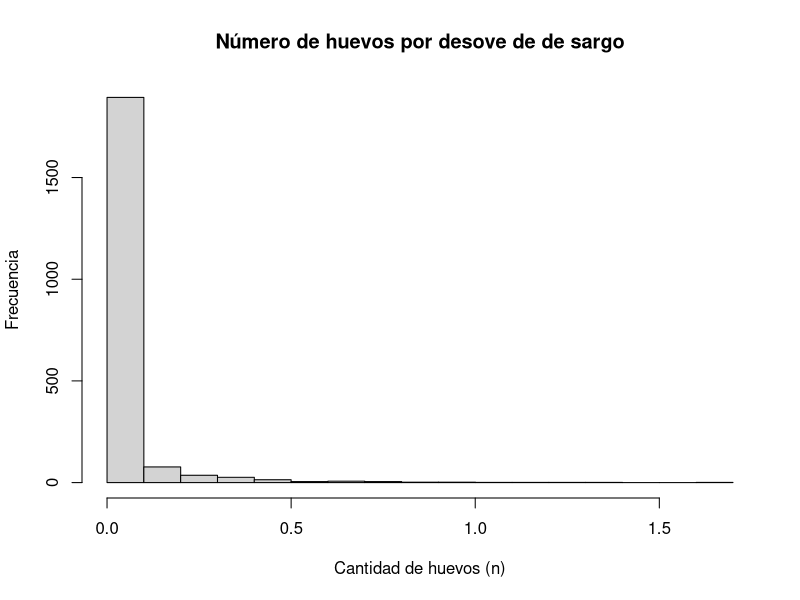
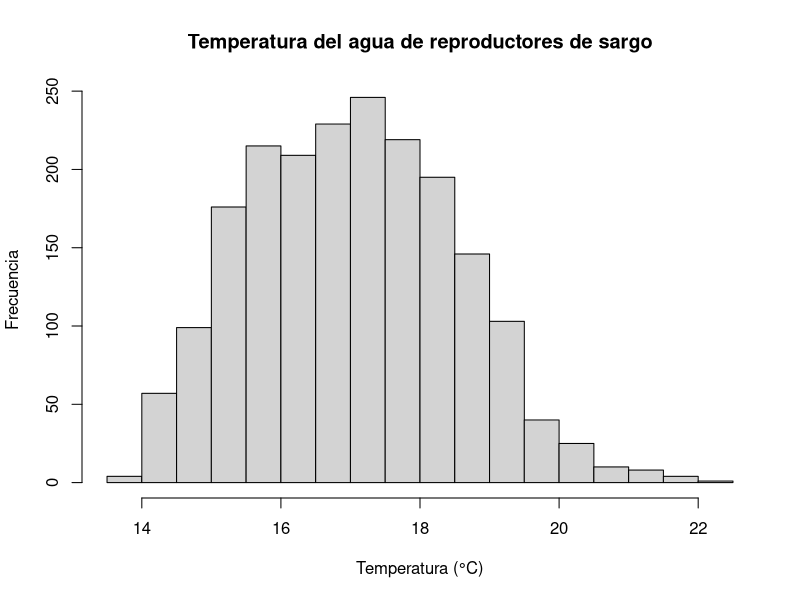
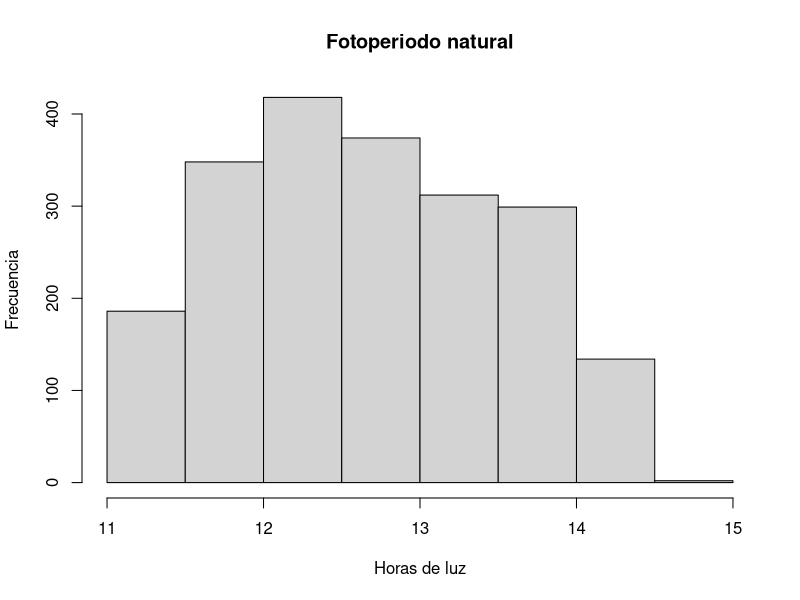
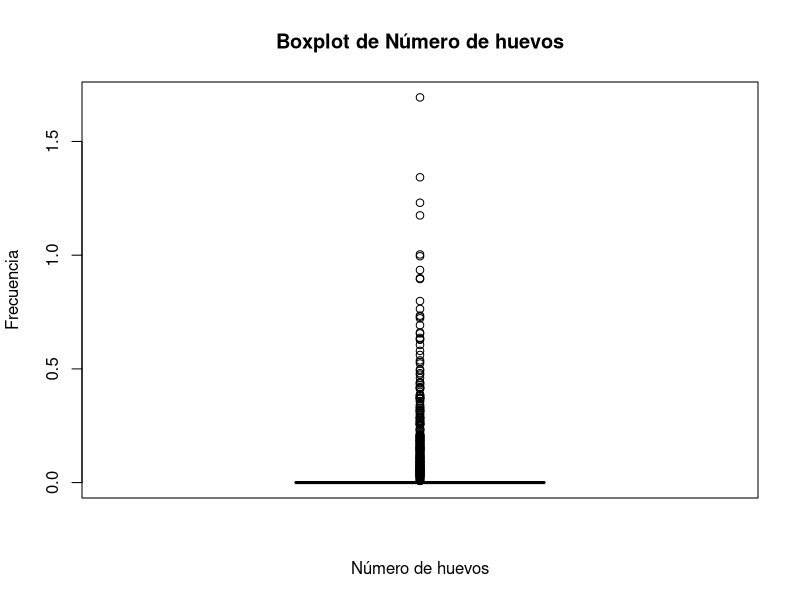
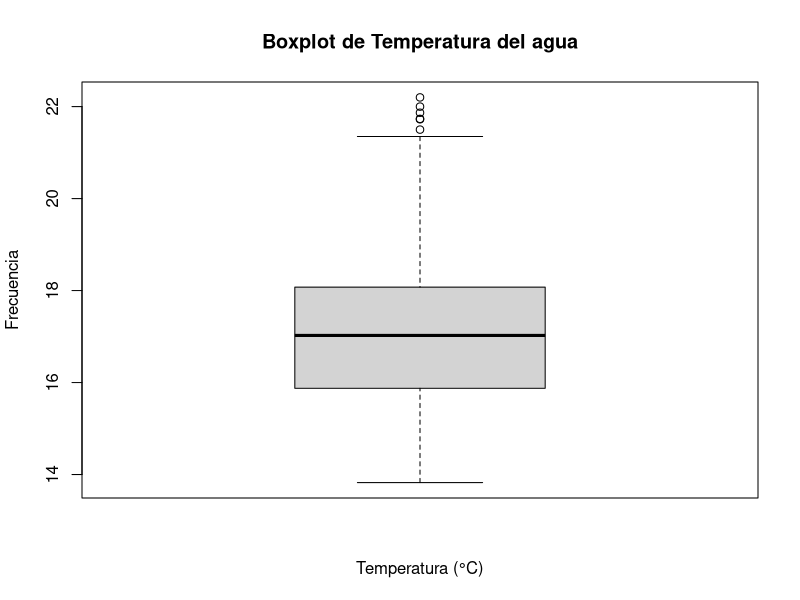
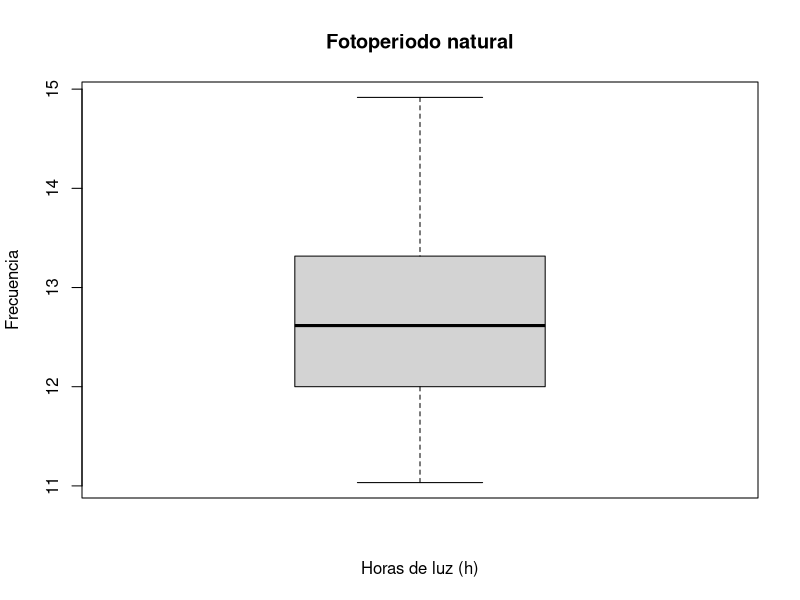

The R script that drew these images, in order: (Note: this script raises an error after producing the figures.)
## ---- chunk 1
knitr::opts_chunk$set(echo = TRUE)

install.packages("readxl")
install.packages("dplyr")
install.packages("ggplot2")
library(readxl)
library(dplyr)
library(ggplot2)

## ---- chunk 2
Sargo <- read_excel("DatosDesove.xlsx", sheet = 1)


## ---- chunk 3

# HISTOGRAMAS

hist(Sargo$No_of_eggs, main = "Número de huevos por desove de de sargo", xlab = "Cantidad de huevos (n)", ylab = "Frecuencia")
hist(Sargo$Water_Temp, main = "Temperatura del agua de reproductores de sargo", xlab = "Temperatura (°C)", ylab = "Frecuencia")
hist(Sargo$Day_length, main = "Fotoperiodo natural", xlab = "Horas de luz", ylab = "Frecuencia")

## ---- chunk 4
str(Sargo$No_of_eggs)
table(Sargo$month, Sargo$Year)

## ---- chunk 5
str(Sargo$Water_Temp)
table(Sargo$Water_Temp)

str(Sargo$Day_length)
table(Sargo$Day_length)
## ---- chunk 6

## ---- chunk 7

boxplot(Sargo$No_of_eggs, main = "Boxplot de Número de huevos", xlab = "Número de huevos", ylab = "Frecuencia")

boxplot(Sargo$Water_Temp, main = "Boxplot de Temperatura del agua", xlab = "Temperatura (°C)", ylab = "Frecuencia")

boxplot(Sargo$Day_length, main = "Fotoperiodo natural", xlab = "Horas de luz (h)", ylab = "Frecuencia")


ggplot(datos, aes(x=genotipo, y=weight,)) +
    geom_boxplot()

ggplot(Sargo, aes(y = No_of_eggs))+
  geom_boxplot()

ggplot(Sargo, aes(y = Water_Temp))+
  geom_boxplot()

ggplot(Sargo, aes(y = Day_length,))+
  geom_boxplot()




ggplot(Sargo, aes(x = No_of_eggs)) +
  geom_histogram(aes(color = month))
